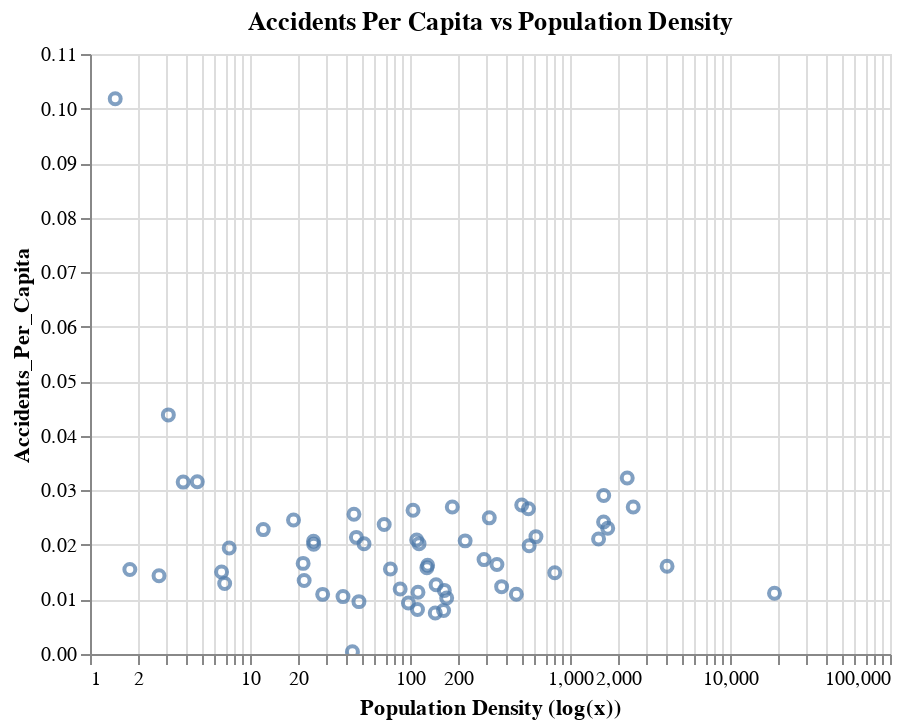

Notebook cell for this chart:
### Code cell
countyinfo['Pop_Density']=countyinfo['pop2020']/countyinfo['Square_Miles']
chart=Chart(countyinfo)
chart.mark_point().encode(y=alt.X('Accidents_Per_Capita',axis=alt.Axis(title='Accidents_Per_Capita')),
                          x=alt.Y('Pop_Density',scale=alt.Scale(type='log'),axis=alt.Axis(title='Population Density (log(x))'))).properties(
    title='Accidents Per Capita vs Population Density').interactive()

### Figure 1 — Vega-Lite specification as saved in the notebook (floating-point values rounded to 4 significant figures)
{"config": {"view": {"continuousWidth": 400, "continuousHeight": 300}}, "data": {"name": "data-10031b8ba2db75cf10f3e78cb5e4c4cd"}, "mark": "point", "encoding": {"x": {"type": "quantitative", "axis": {"title": "Population Density (log(x))"}, "field": "Pop_Density", "scale": {"type": "log"}}, "y": {"type": "quantitative", "axis": {"title": "Accidents_Per_Capita"}, "field": "Accidents_Per_Capita"}}, "selection": {"selector024": {"type": "interval", "bind": "scales", "encodings": ["x", "y"]}}, "title": "Accidents Per Capita vs Population Density", "$schema": "https://vega.github.io/schema/vega-lite/v4.8.1.json", "datasets": {"data-10031b8ba2db75cf10f3e78cb5e4c4cd": [{"pop2020": 10079000, "GrowthRate": 2.612, "Square_Miles": 4058, "Count": 271628, "County": "Los Angeles", "Accidents_Per_Capita": 0.02695, "Accidents_Per_Square_Mile": 66.94, "Pop_Density": 2484.0}, {"pop2020": 3379160, "GrowthRate": 8.889, "Square_Miles": 4207, "Count": 50285, "County": "San Diego", "Accidents_Per_Capita": 0.01488, "Accidents_Per_Square_Mile": 11.95, "Pop_Density": 803.2}, {"pop2020": 3198000, "GrowthRate": 6.015, "Square_Miles": 791, "Count": 51465, "County": "Orange", "Accidents_Per_Capita": 0.01609, "Accidents_Per_Square_Mile": 65.06, "Pop_Density": 4043.0}, {"pop2020": 2517830, "GrowthRate": 14.36, "Square_Miles": 7206, "Count": 41279, "County": "Riverside", "Accidents_Per_Capita": 0.01639, "Accidents_Per_Square_Mile": 5.728, "Pop_Density": 349.4}, {"pop2020": 2208400, "GrowthRate": 8.207, "Square_Miles": 20057, "Count": 46160, "County": "San Bernardino", "Accidents_Per_Capita": 0.0209, "Accidents_Per_Square_Mile": 2.301, "Pop_Density": 110.1}, {"pop2020": 1945940, "GrowthRate": 8.95, "Square_Miles": 1290, "Count": 41004, "County": "Santa Clara", "Accidents_Per_Capita": 0.02107, "Accidents_Per_Square_Mile": 31.79, "Pop_Density": 1508.0}, {"pop2020": 1684000, "GrowthRate": 11.3, "Square_Miles": 739, "Count": 54313, "County": "Alameda", "Accidents_Per_Capita": 0.03225, "Accidents_Per_Square_Mile": 73.5, "Pop_Density": 2279.0}, {"pop2020": 1567490, "GrowthRate": 10.28, "Square_Miles": 965, "Count": 45563, "County": "Sacramento", "Accidents_Per_Capita": 0.02907, "Accidents_Per_Square_Mile": 47.22, "Pop_Density": 1624.0}, {"pop2020": 1160920, "GrowthRate": 10.29, "Square_Miles": 716, "Count": 28107, "County": "Contra Costa", "Accidents_Per_Capita": 0.02421, "Accidents_Per_Square_Mile": 39.26, "Pop_Density": 1621.0}, {"pop2020": 1010120, "GrowthRate": 8.375, "Square_Miles": 5958, "Count": 10380, "County": "Fresno", "Accidents_Per_Capita": 0.01028, "Accidents_Per_Square_Mile": 1.742, "Pop_Density": 169.5}, {"pop2020": 912316, "GrowthRate": 8.471, "Square_Miles": 8132, "Count": 10334, "County": "Kern", "Accidents_Per_Capita": 0.01133, "Accidents_Per_Square_Mile": 1.271, "Pop_Density": 112.2}, {"pop2020": 891583, "GrowthRate": 10.68, "Square_Miles": 47, "Count": 9937, "County": "San Francisco", "Accidents_Per_Capita": 0.01115, "Accidents_Per_Square_Mile": 211.4, "Pop_Density": 18970.0}, {"pop2020": 851297, "GrowthRate": 3.171, "Square_Miles": 1843, "Count": 9319, "County": "Ventura", "Accidents_Per_Capita": 0.01095, "Accidents_Per_Square_Mile": 5.056, "Pop_Density": 461.9}, {"pop2020": 772948, "GrowthRate": 12.49, "Square_Miles": 1391, "Count": 15344, "County": "San Joaquin", "Accidents_Per_Capita": 0.01985, "Accidents_Per_Square_Mile": 11.03, "Pop_Density": 555.7}, {"pop2020": 771019, "GrowthRate": 7.127, "Square_Miles": 448, "Count": 17763, "County": "San Mateo", "Accidents_Per_Capita": 0.02304, "Accidents_Per_Square_Mile": 39.65, "Pop_Density": 1721.0}, {"pop2020": 558911, "GrowthRate": 8.492, "Square_Miles": 1495, "Count": 6901, "County": "Stanislaus", "Accidents_Per_Capita": 0.01235, "Accidents_Per_Square_Mile": 4.616, "Pop_Density": 373.9}, {"pop2020": 493334, "GrowthRate": 1.765, "Square_Miles": 1576, "Count": 12314, "County": "Sonoma", "Accidents_Per_Capita": 0.02496, "Accidents_Per_Square_Mile": 7.813, "Pop_Density": 313.0}, {"pop2020": 471389, "GrowthRate": 6.41, "Square_Miles": 4824, "Count": 4411, "County": "Tulare", "Accidents_Per_Capita": 0.009357, "Accidents_Per_Square_Mile": 0.9144, "Pop_Density": 97.72}, {"pop2020": 452076, "GrowthRate": 9.212, "Square_Miles": 822, "Count": 12045, "County": "Solano", "Accidents_Per_Capita": 0.02664, "Accidents_Per_Square_Mile": 14.65, "Pop_Density": 550.0}, {"pop2020": 448369, "GrowthRate": 5.689, "Square_Miles": 2735, "Count": 5228, "County": "Santa Barbara", "Accidents_Per_Capita": 0.01166, "Accidents_Per_Square_Mile": 1.912, "Pop_Density": 163.9}, {"pop2020": 435828, "GrowthRate": 4.667, "Square_Miles": 3381, "Count": 7088, "County": "Monterey", "Accidents_Per_Capita": 0.01626, "Accidents_Per_Square_Mile": 2.096, "Pop_Density": 128.9}, {"pop2020": 408317, "GrowthRate": 16.65, "Square_Miles": 1407, "Count": 7067, "County": "Placer", "Accidents_Per_Capita": 0.01731, "Accidents_Per_Square_Mile": 5.023, "Pop_Density": 290.2}, {"pop2020": 286354, "GrowthRate": 6.134, "Square_Miles": 3299, "Count": 3409, "County": "San Luis Obispo", "Accidents_Per_Capita": 0.0119, "Accidents_Per_Square_Mile": 1.033, "Pop_Density": 86.8}, {"pop2020": 281615, "GrowthRate": 9.692, "Square_Miles": 1935, "Count": 3579, "County": "Merced", "Accidents_Per_Capita": 0.01271, "Accidents_Per_Square_Mile": 1.85, "Pop_Density": 145.5}, {"pop2020": 272555, "GrowthRate": 3.567, "Square_Miles": 445, "Count": 5866, "County": "Santa Cruz", "Accidents_Per_Capita": 0.02152, "Accidents_Per_Square_Mile": 13.18, "Pop_Density": 612.5}, {"pop2020": 259548, "GrowthRate": 2.627, "Square_Miles": 520, "Count": 7091, "County": "Marin", "Accidents_Per_Capita": 0.02732, "Accidents_Per_Square_Mile": 13.64, "Pop_Density": 499.1}, {"pop2020": 235354, "GrowthRate": 7.006, "Square_Miles": 1636, "Count": 1766, "County": "Butte", "Accidents_Per_Capita": 0.007504, "Accidents_Per_Square_Mile": 1.079, "Pop_Density": 143.9}, {"pop2020": 224472, "GrowthRate": 11.63, "Square_Miles": 1015, "Count": 4656, "County": "Yolo", "Accidents_Per_Capita": 0.02074, "Accidents_Per_Square_Mile": 4.587, "Pop_Density": 221.2}, {"pop2020": 194590, "GrowthRate": 7.429, "Square_Miles": 1708, "Count": 3933, "County": "El Dorado", "Accidents_Per_Capita": 0.02021, "Accidents_Per_Square_Mile": 2.303, "Pop_Density": 113.9}, {"pop2020": 182333, "GrowthRate": 4.351, "Square_Miles": 4177, "Count": 74, "County": "Imperial", "Accidents_Per_Capita": 0.0004059, "Accidents_Per_Square_Mile": 0.01772, "Pop_Density": 43.65}, {"pop2020": 181042, "GrowthRate": 2.124, "Square_Miles": 3775, "Count": 1738, "County": "Shasta", "Accidents_Per_Capita": 0.0096, "Accidents_Per_Square_Mile": 0.4604, "Pop_Density": 47.96}, {"pop2020": 161208, "GrowthRate": 6.756, "Square_Miles": 2137, "Count": 2510, "County": "Madera", "Accidents_Per_Capita": 0.01557, "Accidents_Per_Square_Mile": 1.175, "Pop_Density": 75.44}, {"pop2020": 154706, "GrowthRate": 1.526, "Square_Miles": 1389, "Count": 1260, "County": "Kings", "Accidents_Per_Capita": 0.008144, "Accidents_Per_Square_Mile": 0.9071, "Pop_Density": 111.4}, {"pop2020": 137479, "GrowthRate": 0.4905, "Square_Miles": 748, "Count": 3703, "County": "Napa", "Accidents_Per_Capita": 0.02694, "Accidents_Per_Square_Mile": 4.951, "Pop_Density": 183.8}, {"pop2020": 136065, "GrowthRate": 0.7889, "Square_Miles": 3568, "Count": 1432, "County": "Humboldt", "Accidents_Per_Capita": 0.01052, "Accidents_Per_Square_Mile": 0.4013, "Pop_Density": 38.13}, {"pop2020": 100082, "GrowthRate": 1.313, "Square_Miles": 958, "Count": 2636, "County": "Nevada", "Accidents_Per_Capita": 0.02634, "Accidents_Per_Square_Mile": 2.752, "Pop_Density": 104.5}, {"pop2020": 97545, "GrowthRate": 2.947, "Square_Miles": 602, "Count": 779, "County": "Sutter", "Accidents_Per_Capita": 0.007986, "Accidents_Per_Square_Mile": 1.294, "Pop_Density": 162.0}, {"pop2020": 87424, "GrowthRate": -0.4282, "Square_Miles": 3506, "Count": 1807, "County": "Mendocino", "Accidents_Per_Capita": 0.02067, "Accidents_Per_Square_Mile": 0.5154, "Pop_Density": 24.94}, {"pop2020": 80573, "GrowthRate": 11.37, "Square_Miles": 632, "Count": 1274, "County": "Yuba", "Accidents_Per_Capita": 0.01581, "Accidents_Per_Square_Mile": 2.016, "Pop_Density": 127.5}, {"pop2020": 64822, "GrowthRate": 0.1344, "Square_Miles": 1256, "Count": 1310, "County": "Lake", "Accidents_Per_Capita": 0.02021, "Accidents_Per_Square_Mile": 1.043, "Pop_Density": 51.61}, {"pop2020": 64312, "GrowthRate": 1.175, "Square_Miles": 2950, "Count": 866, "County": "Tehama", "Accidents_Per_Capita": 0.01347, "Accidents_Per_Square_Mile": 0.2936, "Pop_Density": 21.8}, {"pop2020": 64213, "GrowthRate": 15.66, "Square_Miles": 1389, "Count": 1373, "County": "San Benito", "Accidents_Per_Capita": 0.02138, "Accidents_Per_Square_Mile": 0.9885, "Pop_Density": 46.23}, {"pop2020": 55539, "GrowthRate": 0.6305, "Square_Miles": 2221, "Count": 1118, "County": "Tuolumne", "Accidents_Per_Capita": 0.02013, "Accidents_Per_Square_Mile": 0.5034, "Pop_Density": 25.01}, {"pop2020": 45522, "GrowthRate": 0.1188, "Square_Miles": 1020, "Count": 1166, "County": "Calaveras", "Accidents_Per_Capita": 0.02561, "Accidents_Per_Square_Mile": 1.143, "Pop_Density": 44.63}, {"pop2020": 43604, "GrowthRate": -2.969, "Square_Miles": 6278, "Count": 563, "County": "Siskiyou", "Accidents_Per_Capita": 0.01291, "Accidents_Per_Square_Mile": 0.08968, "Pop_Density": 6.946}, {"pop2020": 41047, "GrowthRate": 8.349, "Square_Miles": 595, "Count": 975, "County": "Amador", "Accidents_Per_Capita": 0.02375, "Accidents_Per_Square_Mile": 1.639, "Pop_Density": 68.99}, {"pop2020": 30160, "GrowthRate": -13.41, "Square_Miles": 4541, "Count": 453, "County": "Lassen", "Accidents_Per_Capita": 0.01502, "Accidents_Per_Square_Mile": 0.09976, "Pop_Density": 6.642}, {"pop2020": 28628, "GrowthRate": 0.21, "Square_Miles": 1006, "Count": 313, "County": "Del Norte", "Accidents_Per_Capita": 0.01093, "Accidents_Per_Square_Mile": 0.3111, "Pop_Density": 28.46}, {"pop2020": 28229, "GrowthRate": 0.3662, "Square_Miles": 1314, "Count": 469, "County": "Glenn", "Accidents_Per_Capita": 0.01661, "Accidents_Per_Square_Mile": 0.3569, "Pop_Density": 21.48}, {"pop2020": 21531, "GrowthRate": 0.4385, "Square_Miles": 1151, "Count": 529, "County": "Colusa", "Accidents_Per_Capita": 0.02457, "Accidents_Per_Square_Mile": 0.4596, "Pop_Density": 18.71}, {"pop2020": 18932, "GrowthRate": -4.931, "Square_Miles": 2553, "Count": 368, "County": "Plumas", "Accidents_Per_Capita": 0.01944, "Accidents_Per_Square_Mile": 0.1441, "Pop_Density": 7.416}, {"pop2020": 18065, "GrowthRate": -2.415, "Square_Miles": 10181, "Count": 280, "County": "Inyo", "Accidents_Per_Capita": 0.0155, "Accidents_Per_Square_Mile": 0.0275, "Pop_Density": 1.774}, {"pop2020": 17539, "GrowthRate": -4.038, "Square_Miles": 1449, "Count": 400, "County": "Mariposa", "Accidents_Per_Capita": 0.02281, "Accidents_Per_Square_Mile": 0.2761, "Pop_Density": 12.1}, {"pop2020": 14280, "GrowthRate": 0.1613, "Square_Miles": 3049, "Count": 451, "County": "Mono", "Accidents_Per_Capita": 0.03158, "Accidents_Per_Square_Mile": 0.1479, "Pop_Density": 4.684}, {"pop2020": 12153, "GrowthRate": -11.64, "Square_Miles": 3179, "Count": 383, "County": "Trinity", "Accidents_Per_Capita": 0.03151, "Accidents_Per_Square_Mile": 0.1205, "Pop_Density": 3.823}, {"pop2020": 8635, "GrowthRate": -10.97, "Square_Miles": 3198, "Count": 124, "County": "Modoc", "Accidents_Per_Capita": 0.01436, "Accidents_Per_Square_Mile": 0.03877, "Pop_Density": 2.7}, {"pop2020": 2943, "GrowthRate": -8.631, "Square_Miles": 953, "Count": 129, "County": "Sierra", "Accidents_Per_Capita": 0.04383, "Accidents_Per_Square_Mile": 0.1354, "Pop_Density": 3.088}, {"pop2020": 1061, "GrowthRate": -8.613, "Square_Miles": 738, "Count": 108, "County": "Alpine", "Accidents_Per_Capita": 0.1018, "Accidents_Per_Square_Mile": 0.1463, "Pop_Density": 1.438}]}}
